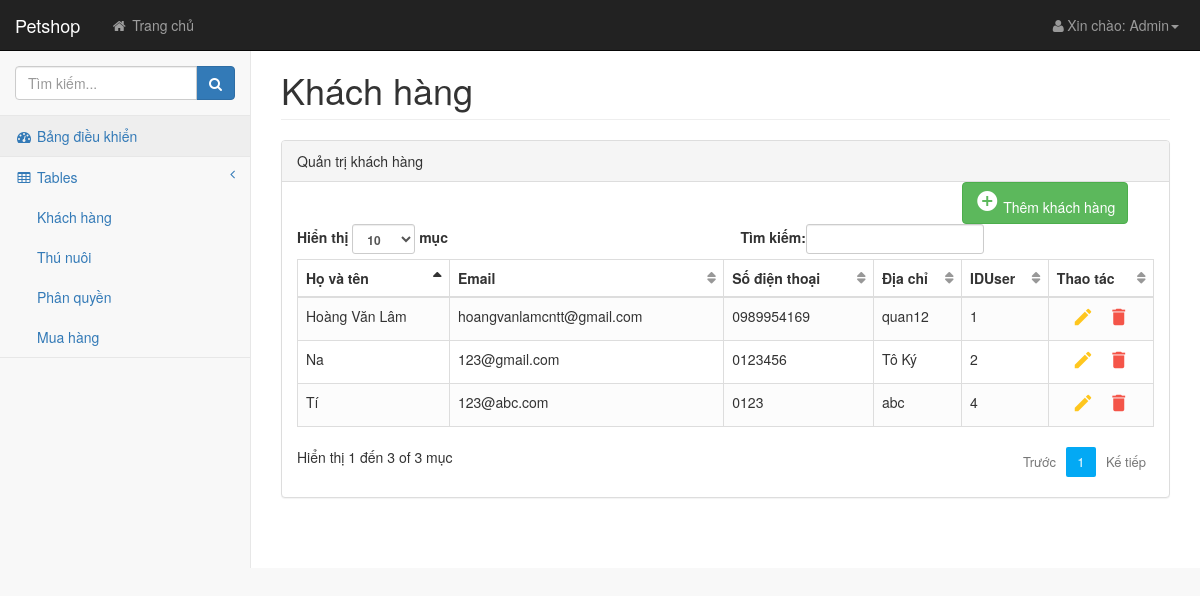
Screenshot of /admin/trang/index.php?mod=khachhang (signed in) with the database file from the repository.
### tables this page shows
CREATE TABLE `khachhang` (
  `IDKH` int(11) NOT NULL,
  `HoTen` varchar(50) NOT NULL,
  `Email` varchar(50) NOT NULL,
  `SDT` varchar(20) NOT NULL,
  `DiaChi` varchar(100) DEFAULT NULL,
  `IDUser` int(11) NOT NULL
);

### hamXuLy.php (called while the page is built, shortened)
<?php
    function getAdmin($link,$Email){
        $sql = "select * from admin where Email = '$Email'";
        $result = mysqli_query($link,$sql);
        $row = mysqli_fetch_array($result);
        return $row;
    }
?>

### admin/trang/khachhang.php (the view, shortened to what this page needs)
<div class="row">
    <div class="col-lg-12">
        <h1 class="page-header">Khách hàng</h1>
    </div>
</div>
<div class="row">
    <div class="col-lg-12">
        <div class="panel panel-default">
            <div class="panel-heading">
                Quản trị khách hàng
            </div>
            <div class="col-sm-3" style="float: right">
                <a href="#addEmployeeModal" class="btn btn-success" data-toggle="modal"><i class="material-icons">&#xE147;</i> <span>Thêm khách hàng</span></a>
            </div>
            <div class="panel-body">
                <div class="dataTable_wrapper">
                    <table class="table table-striped table-bordered table-hover" id="dataTables-example">
                        <thead>
                        <tr>
                            <th>Họ và tên</th>
                            <th>Email</th>
                            <th>Số điện thoại</th>
                            <th>Địa chỉ</th>
                            <th>IDUser</th>
                            <th>Thao tác</th>
                        </tr>
                        </thead>
                        <tbody>
                        <?php include '../../connected.php';
                        $sql="SELECT * FROM khachhang ORDER BY HoTen ASC";
                        $query=mysqli_query($link,$sql);
                        while ($row=mysqli_fetch_array($query)) {
                        ?>
                        <tr class="odd gradeX">
                            <td><?php echo $row['HoTen'] ?></td>
                            <td><?php echo $row['Email'] ?></td>
                            <td><?php echo $row['SDT'] ?></td>
                            <td><?php echo $row['DiaChi'] ?></td>
                            <td class="center"><?php echo $row['IDUser'] ?></td>
                            <td style="text-align: center; ">
                                <a href="?mod=suaKhachHang&&IDKH=<?php echo $row['IDKH']?>" class="edit" id="editKH" data-toggle="modal" data-idKH="<?php echo $row['IDKH']; ?>"><i class="material-icons" data-toggle="tooltip" title="Edit">&#xE254;</i></a>
                                <a style="cursor: pointer" class="delete" onclick="confirmXoaKH(<?php echo $row['IDUser']?>)" ><i class="material-icons" data-toggle="tooltip" title="Delete">&#xE872;</i></a>
                            </td>
                        </tr>
                        <?php }?>
                        </tbody>
                    </table>
                </div>
            </div>
        </div>
    </div>
</div>

### admin/trang/header.php (shortened to what this page needs)
<?php session_start();
include '../../connected.php';
include '../../hamXuLy.php';
if(isset($_SESSION['usernameAD'])){
    $Email = $_SESSION['usernameAD'];
}
else{
    header('location: login.php');
}?>
    <div class="navbar-header">
        <a class="navbar-brand" href="index.php">Petshop</a>
    </div>
    <ul class="nav navbar-nav navbar-left navbar-top-links">
        <li><a href="../../index.php"><i class="fa fa-home fa-fw"></i> Trang chủ</a></li>
    </ul>
    <?php $admin = getAdmin($link,$Email); ?>
    <ul class="nav navbar-right navbar-top-links">
        <li class="dropdown">
            <a class="dropdown-toggle" data-toggle="dropdown" href="#">
                <i class="fa fa-user fa-fw"></i>Xin chào: <?php echo $admin['Hoten'];?><b class="caret"></b>
            </a>
        </li>
    </ul>

### admin/css/startmin.css (style rules this page uses)
body { background-color: #f8f8f8; }
.navbar-header { float: left; }
.navbar-left { float: left; }
.navbar-right { text-align: right; }
.navbar-top-links { margin: 0; }
.navbar-top-links li { display: inline-block; }
.navbar-top-links li:last-child { margin-right: 6px; }
.navbar-top-links li a { padding: 15px; min-height: 50px; }
.navbar-top-links>li>a { color: #999; }
table.dataTable thead .sorting, table.dataTable thead .sorting_asc, table.dataTable thead .sorting_desc, table.dataTable thead .sorting_asc_disabled, table.dataTable thead .sorting_desc_disabled { background: 0 0; }
table.dataTable thead .sorting_asc:after { content: "\f0de"; float: right; font-family: fontawesome; }
table.dataTable thead .sorting:after { content: "\f0dc"; float: right; font-family: fontawesome; color: rgba(50,50,50,.5); }

### admin/css/cssChung.css (style rules this page uses)
table.table-striped tbody tr:nth-of-type(odd) { background-color: #fcfcfc; }
table.table td:last-child i { opacity: 0.9; font-size: 22px; margin: 0 5px; }
table.table td a { font-weight: bold; color: #566787; display: inline-block; text-decoration: none; outline: none !important; }
table.table td a.edit { color: #FFC107; }
table.table td a.delete { color: #F44336; }
table.table td i { font-size: 19px; }

### rows the page displays
khachhang: HoTen "Hoàng Văn Lâm", Email "hoangvanlamcntt@gmail.com", SDT "0989954169", DiaChi "quan12", IDUser "1"
khachhang: HoTen "Na", Email "123@gmail.com", SDT "0123456", DiaChi "Tô Ký", IDUser "2"
khachhang: HoTen "Tí", Email "123@abc.com", SDT "0123", DiaChi "abc", IDUser "4"

### other values shown
$admin['Hoten'] "Admin"
